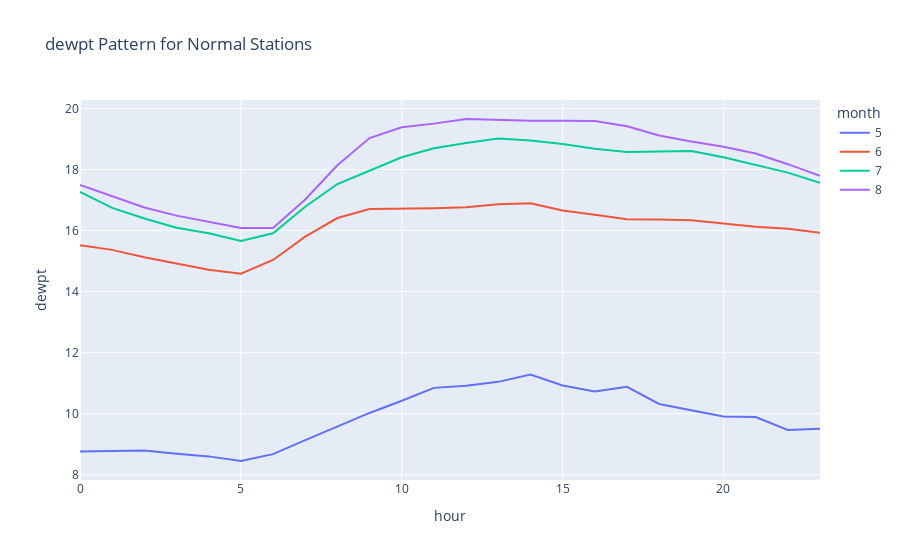
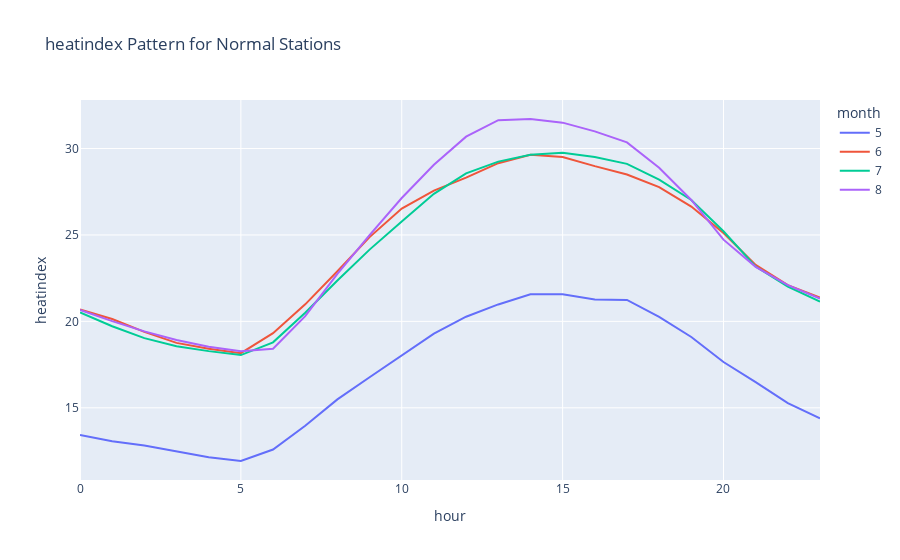
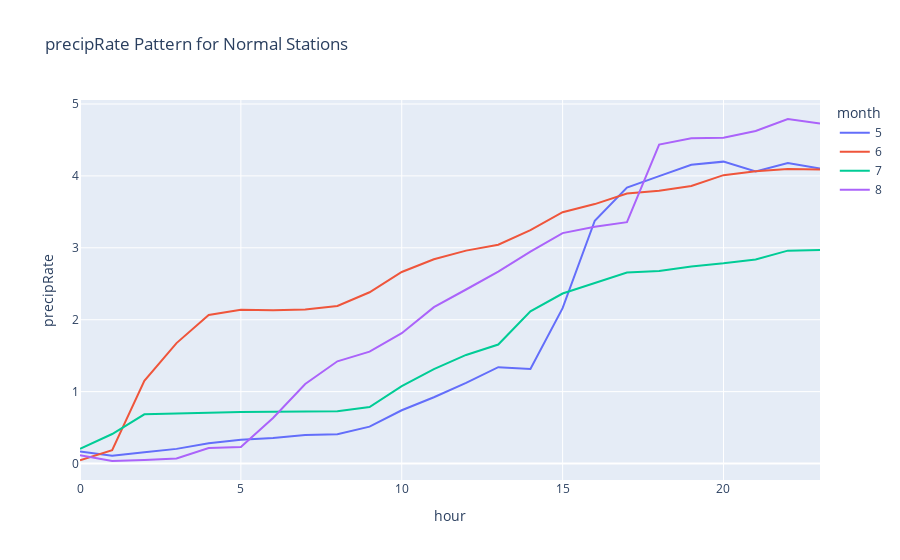
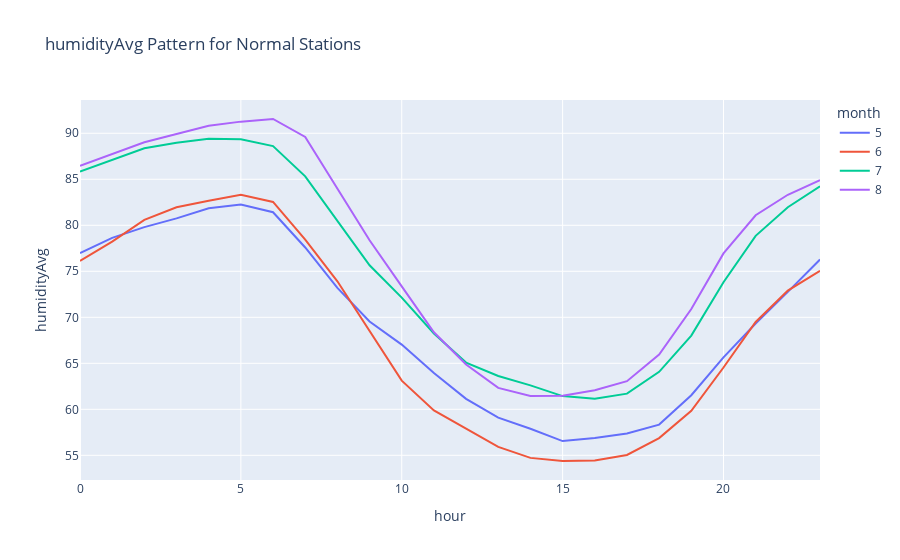

The notebook cell saved with these charts, in order:
### Code cell
clean_data_grp2 = clean_data.groupby(['month','hour']).mean().reset_index()

cols = ['dewpt','heatindex','precipRate','humidityAvg']
for col in cols:
    fig = pe.line(clean_data_grp2,x='hour',y=col,color='month',title=f'{col} Pattern for Normal Stations')
    fig.show()

### Figure 1 — Plotly figure (JSON) as saved in the notebook; plotly's stock layout.template omitted (floating-point values rounded to 4 significant figures)
{"data": [{"hovertemplate": "month=5<br>hour=%{x}<br>dewpt=%{y}<extra></extra>", "legendgroup": "5", "line": {"color": "#636efa", "dash": "solid"}, "marker": {"symbol": "circle"}, "mode": "lines", "name": "5", "orientation": "v", "showlegend": true, "type": "scatter", "x": [0, 1, 2, 3, 4, 5, 6, 7, 8, 9, 10, 11, 12, 13, 14, 15, 16, 17, 18, 19, 20, 21, 22, 23], "xaxis": "x", "y": [8.764, 8.768, 8.792, 8.693, 8.603, 8.452, 8.677, 9.134, 9.573, 10.03, 10.43, 10.85, 10.92, 11.04, 11.28, 10.93, 10.73, 10.88, 10.32, 10.12, 9.912, 9.895, 9.471, 9.509], "yaxis": "y"}, {"hovertemplate": "month=6<br>hour=%{x}<br>dewpt=%{y}<extra></extra>", "legendgroup": "6", "line": {"color": "#EF553B", "dash": "solid"}, "marker": {"symbol": "circle"}, "mode": "lines", "name": "6", "orientation": "v", "showlegend": true, "type": "scatter", "x": [0, 1, 2, 3, 4, 5, 6, 7, 8, 9, 10, 11, 12, 13, 14, 15, 16, 17, 18, 19, 20, 21, 22, 23], "xaxis": "x", "y": [15.52, 15.37, 15.13, 14.92, 14.71, 14.59, 15.04, 15.8, 16.41, 16.71, 16.71, 16.73, 16.76, 16.86, 16.89, 16.66, 16.51, 16.37, 16.36, 16.33, 16.23, 16.13, 16.06, 15.93], "yaxis": "y"}, {"hovertemplate": "month=7<br>hour=%{x}<br>dewpt=%{y}<extra></extra>", "legendgroup": "7", "line": {"color": "#00cc96", "dash": "solid"}, "marker": {"symbol": "circle"}, "mode": "lines", "name": "7", "orientation": "v", "showlegend": true, "type": "scatter", "x": [0, 1, 2, 3, 4, 5, 6, 7, 8, 9, 10, 11, 12, 13, 14, 15, 16, 17, 18, 19, 20, 21, 22, 23], "xaxis": "x", "y": [17.27, 16.74, 16.4, 16.09, 15.91, 15.66, 15.91, 16.78, 17.52, 17.96, 18.4, 18.69, 18.87, 19.01, 18.95, 18.84, 18.68, 18.58, 18.58, 18.61, 18.4, 18.15, 17.9, 17.57], "yaxis": "y"}, {"hovertemplate": "month=8<br>hour=%{x}<br>dewpt=%{y}<extra></extra>", "legendgroup": "8", "line": {"color": "#ab63fa", "dash": "solid"}, "marker": {"symbol": "circle"}, "mode": "lines", "name": "8", "orientation": "v", "showlegend": true, "type": "scatter", "x": [0, 1, 2, 3, 4, 5, 6, 7, 8, 9, 10, 11, 12, 13, 14, 15, 16, 17, 18, 19, 20, 21, 22, 23], "xaxis": "x", "y": [17.49, 17.12, 16.76, 16.49, 16.28, 16.09, 16.08, 17.02, 18.14, 19.03, 19.38, 19.5, 19.65, 19.61, 19.6, 19.6, 19.59, 19.41, 19.11, 18.92, 18.74, 18.52, 18.17, 17.79], "yaxis": "y"}], "layout": {"legend": {"title": {"text": "month"}, "tracegroupgap": 0}, "title": {"text": "dewpt Pattern for Normal Stations"}, "xaxis": {"anchor": "y", "domain": [0, 1], "title": {"text": "hour"}}, "yaxis": {"anchor": "x", "domain": [0, 1], "title": {"text": "dewpt"}}}}

### Figure 2 — Plotly figure (JSON) as saved in the notebook; plotly's stock layout.template omitted (floating-point values rounded to 4 significant figures)
{"data": [{"hovertemplate": "month=5<br>hour=%{x}<br>heatindex=%{y}<extra></extra>", "legendgroup": "5", "line": {"color": "#636efa", "dash": "solid"}, "marker": {"symbol": "circle"}, "mode": "lines", "name": "5", "orientation": "v", "showlegend": true, "type": "scatter", "x": [0, 1, 2, 3, 4, 5, 6, 7, 8, 9, 10, 11, 12, 13, 14, 15, 16, 17, 18, 19, 20, 21, 22, 23], "xaxis": "x", "y": [13.43, 13.07, 12.82, 12.48, 12.14, 11.92, 12.59, 13.96, 15.49, 16.77, 18.01, 19.3, 20.27, 20.98, 21.57, 21.57, 21.27, 21.24, 20.26, 19.1, 17.65, 16.49, 15.26, 14.39], "yaxis": "y"}, {"hovertemplate": "month=6<br>hour=%{x}<br>heatindex=%{y}<extra></extra>", "legendgroup": "6", "line": {"color": "#EF553B", "dash": "solid"}, "marker": {"symbol": "circle"}, "mode": "lines", "name": "6", "orientation": "v", "showlegend": true, "type": "scatter", "x": [0, 1, 2, 3, 4, 5, 6, 7, 8, 9, 10, 11, 12, 13, 14, 15, 16, 17, 18, 19, 20, 21, 22, 23], "xaxis": "x", "y": [20.69, 20.14, 19.39, 18.76, 18.41, 18.16, 19.32, 20.98, 22.9, 24.87, 26.53, 27.57, 28.32, 29.15, 29.63, 29.51, 28.98, 28.5, 27.77, 26.64, 25.11, 23.27, 22.1, 21.38], "yaxis": "y"}, {"hovertemplate": "month=7<br>hour=%{x}<br>heatindex=%{y}<extra></extra>", "legendgroup": "7", "line": {"color": "#00cc96", "dash": "solid"}, "marker": {"symbol": "circle"}, "mode": "lines", "name": "7", "orientation": "v", "showlegend": true, "type": "scatter", "x": [0, 1, 2, 3, 4, 5, 6, 7, 8, 9, 10, 11, 12, 13, 14, 15, 16, 17, 18, 19, 20, 21, 22, 23], "xaxis": "x", "y": [20.52, 19.72, 19.03, 18.56, 18.28, 18.05, 18.79, 20.49, 22.36, 24.15, 25.78, 27.38, 28.57, 29.24, 29.64, 29.75, 29.52, 29.11, 28.2, 27.02, 25.22, 23.17, 22.01, 21.14], "yaxis": "y"}, {"hovertemplate": "month=8<br>hour=%{x}<br>heatindex=%{y}<extra></extra>", "legendgroup": "8", "line": {"color": "#ab63fa", "dash": "solid"}, "marker": {"symbol": "circle"}, "mode": "lines", "name": "8", "orientation": "v", "showlegend": true, "type": "scatter", "x": [0, 1, 2, 3, 4, 5, 6, 7, 8, 9, 10, 11, 12, 13, 14, 15, 16, 17, 18, 19, 20, 21, 22, 23], "xaxis": "x", "y": [20.66, 20.01, 19.42, 18.93, 18.53, 18.27, 18.42, 20.3, 22.74, 24.98, 27.14, 29.06, 30.68, 31.64, 31.71, 31.5, 30.99, 30.35, 28.89, 27.03, 24.73, 23.15, 22.1, 21.32], "yaxis": "y"}], "layout": {"legend": {"title": {"text": "month"}, "tracegroupgap": 0}, "title": {"text": "heatindex Pattern for Normal Stations"}, "xaxis": {"anchor": "y", "domain": [0, 1], "title": {"text": "hour"}}, "yaxis": {"anchor": "x", "domain": [0, 1], "title": {"text": "heatindex"}}}}

### Figure 3 — Plotly figure (JSON) as saved in the notebook; plotly's stock layout.template omitted (floating-point values rounded to 4 significant figures)
{"data": [{"hovertemplate": "month=5<br>hour=%{x}<br>precipRate=%{y}<extra></extra>", "legendgroup": "5", "line": {"color": "#636efa", "dash": "solid"}, "marker": {"symbol": "circle"}, "mode": "lines", "name": "5", "orientation": "v", "showlegend": true, "type": "scatter", "x": [0, 1, 2, 3, 4, 5, 6, 7, 8, 9, 10, 11, 12, 13, 14, 15, 16, 17, 18, 19, 20, 21, 22, 23], "xaxis": "x", "y": [0.1695, 0.1104, 0.1586, 0.2041, 0.2837, 0.3309, 0.3562, 0.3963, 0.4078, 0.5128, 0.7411, 0.9216, 1.122, 1.34, 1.316, 2.161, 3.377, 3.837, 3.997, 4.156, 4.198, 4.063, 4.178, 4.102], "yaxis": "y"}, {"hovertemplate": "month=6<br>hour=%{x}<br>precipRate=%{y}<extra></extra>", "legendgroup": "6", "line": {"color": "#EF553B", "dash": "solid"}, "marker": {"symbol": "circle"}, "mode": "lines", "name": "6", "orientation": "v", "showlegend": true, "type": "scatter", "x": [0, 1, 2, 3, 4, 5, 6, 7, 8, 9, 10, 11, 12, 13, 14, 15, 16, 17, 18, 19, 20, 21, 22, 23], "xaxis": "x", "y": [0.04626, 0.185, 1.152, 1.675, 2.067, 2.139, 2.133, 2.144, 2.191, 2.382, 2.664, 2.84, 2.961, 3.044, 3.246, 3.495, 3.608, 3.756, 3.793, 3.859, 4.011, 4.065, 4.098, 4.088], "yaxis": "y"}, {"hovertemplate": "month=7<br>hour=%{x}<br>precipRate=%{y}<extra></extra>", "legendgroup": "7", "line": {"color": "#00cc96", "dash": "solid"}, "marker": {"symbol": "circle"}, "mode": "lines", "name": "7", "orientation": "v", "showlegend": true, "type": "scatter", "x": [0, 1, 2, 3, 4, 5, 6, 7, 8, 9, 10, 11, 12, 13, 14, 15, 16, 17, 18, 19, 20, 21, 22, 23], "xaxis": "x", "y": [0.2029, 0.4106, 0.685, 0.6967, 0.7006, 0.7182, 0.7201, 0.7244, 0.7278, 0.7857, 1.075, 1.314, 1.51, 1.655, 2.117, 2.364, 2.51, 2.657, 2.678, 2.741, 2.784, 2.838, 2.961, 2.968], "yaxis": "y"}, {"hovertemplate": "month=8<br>hour=%{x}<br>precipRate=%{y}<extra></extra>", "legendgroup": "8", "line": {"color": "#ab63fa", "dash": "solid"}, "marker": {"symbol": "circle"}, "mode": "lines", "name": "8", "orientation": "v", "showlegend": true, "type": "scatter", "x": [0, 1, 2, 3, 4, 5, 6, 7, 8, 9, 10, 11, 12, 13, 14, 15, 16, 17, 18, 19, 20, 21, 22, 23], "xaxis": "x", "y": [0.117, 0.03552, 0.05098, 0.0703, 0.2155, 0.2314, 0.6344, 1.106, 1.422, 1.557, 1.813, 2.174, 2.42, 2.67, 2.946, 3.205, 3.293, 3.356, 4.435, 4.522, 4.531, 4.624, 4.791, 4.727], "yaxis": "y"}], "layout": {"legend": {"title": {"text": "month"}, "tracegroupgap": 0}, "title": {"text": "precipRate Pattern for Normal Stations"}, "xaxis": {"anchor": "y", "domain": [0, 1], "title": {"text": "hour"}}, "yaxis": {"anchor": "x", "domain": [0, 1], "title": {"text": "precipRate"}}}}

### Figure 4 — Plotly figure (JSON) as saved in the notebook; plotly's stock layout.template omitted (floating-point values rounded to 4 significant figures)
{"data": [{"hovertemplate": "month=5<br>hour=%{x}<br>humidityAvg=%{y}<extra></extra>", "legendgroup": "5", "line": {"color": "#636efa", "dash": "solid"}, "marker": {"symbol": "circle"}, "mode": "lines", "name": "5", "orientation": "v", "showlegend": true, "type": "scatter", "x": [0, 1, 2, 3, 4, 5, 6, 7, 8, 9, 10, 11, 12, 13, 14, 15, 16, 17, 18, 19, 20, 21, 22, 23], "xaxis": "x", "y": [76.98, 78.63, 79.8, 80.75, 81.85, 82.26, 81.42, 77.59, 73.2, 69.54, 67.03, 63.94, 61.14, 59.1, 57.89, 56.55, 56.87, 57.37, 58.34, 61.53, 65.64, 69.33, 72.77, 76.28], "yaxis": "y"}, {"hovertemplate": "month=6<br>hour=%{x}<br>humidityAvg=%{y}<extra></extra>", "legendgroup": "6", "line": {"color": "#EF553B", "dash": "solid"}, "marker": {"symbol": "circle"}, "mode": "lines", "name": "6", "orientation": "v", "showlegend": true, "type": "scatter", "x": [0, 1, 2, 3, 4, 5, 6, 7, 8, 9, 10, 11, 12, 13, 14, 15, 16, 17, 18, 19, 20, 21, 22, 23], "xaxis": "x", "y": [76.13, 78.22, 80.59, 81.96, 82.66, 83.31, 82.53, 78.44, 73.92, 68.55, 63.11, 59.89, 57.92, 55.92, 54.72, 54.38, 54.45, 55.04, 56.87, 59.84, 64.54, 69.49, 72.91, 75.06], "yaxis": "y"}, {"hovertemplate": "month=7<br>hour=%{x}<br>humidityAvg=%{y}<extra></extra>", "legendgroup": "7", "line": {"color": "#00cc96", "dash": "solid"}, "marker": {"symbol": "circle"}, "mode": "lines", "name": "7", "orientation": "v", "showlegend": true, "type": "scatter", "x": [0, 1, 2, 3, 4, 5, 6, 7, 8, 9, 10, 11, 12, 13, 14, 15, 16, 17, 18, 19, 20, 21, 22, 23], "xaxis": "x", "y": [85.83, 87.08, 88.36, 88.97, 89.39, 89.35, 88.61, 85.32, 80.44, 75.65, 72.14, 68.24, 65.08, 63.63, 62.6, 61.43, 61.14, 61.7, 64.07, 68.01, 73.81, 78.85, 81.97, 84.23], "yaxis": "y"}, {"hovertemplate": "month=8<br>hour=%{x}<br>humidityAvg=%{y}<extra></extra>", "legendgroup": "8", "line": {"color": "#ab63fa", "dash": "solid"}, "marker": {"symbol": "circle"}, "mode": "lines", "name": "8", "orientation": "v", "showlegend": true, "type": "scatter", "x": [0, 1, 2, 3, 4, 5, 6, 7, 8, 9, 10, 11, 12, 13, 14, 15, 16, 17, 18, 19, 20, 21, 22, 23], "xaxis": "x", "y": [86.47, 87.78, 89.02, 89.92, 90.81, 91.27, 91.55, 89.6, 84.05, 78.37, 73.36, 68.37, 64.88, 62.33, 61.44, 61.48, 62.08, 63.06, 65.95, 70.9, 76.95, 81.09, 83.32, 84.91], "yaxis": "y"}], "layout": {"legend": {"title": {"text": "month"}, "tracegroupgap": 0}, "title": {"text": "humidityAvg Pattern for Normal Stations"}, "xaxis": {"anchor": "y", "domain": [0, 1], "title": {"text": "hour"}}, "yaxis": {"anchor": "x", "domain": [0, 1], "title": {"text": "humidityAvg"}}}}
